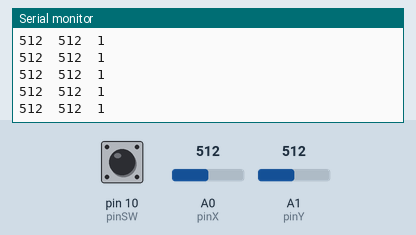
Recording of a sketch running on a simulated Arduino Uno, built with avr-gcc and run on an emulated ATmega328P. Shown: the last lines printed to the serial monitor. The inputs (shaded band) are chosen by the test bench; at power-on: A0 (pinX) = 512, A1 (pinY) = 512, pin 10 (pinSW) HIGH.

Above: at 1.2 s.
1.3 s: A0 (pinX) set to 716
At 1.31 s:
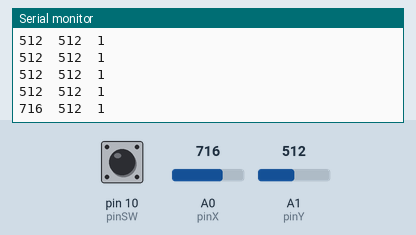
2.8 s: A1 (pinY) set to 716
At 2.82 s:
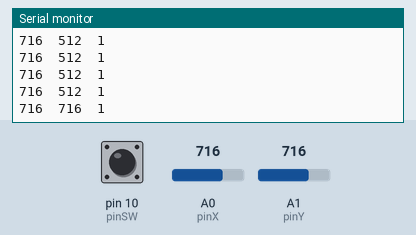
4.3 s: pin 10 (pinSW) pulled LOW for 0.15 s
At 4.33 s:
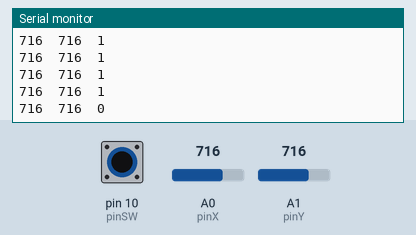
5.9 s: A0 (pinX) set to 900
At 5.94 s:
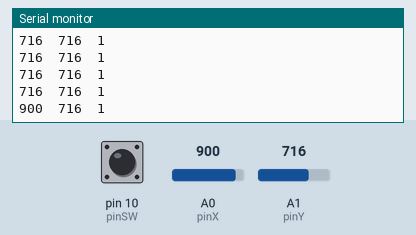
7.4 s: A1 (pinY) set to 1023
At 7.45 s:
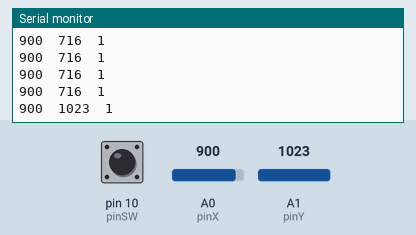
10.4 s: pin 10 (pinSW) pulled LOW for 1 s
At 10.47 s:
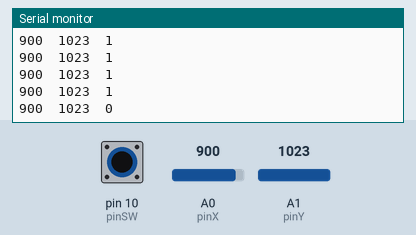
Timing chart, 0 to 13.4 s (numbered marks = the images above; inputs shaded):
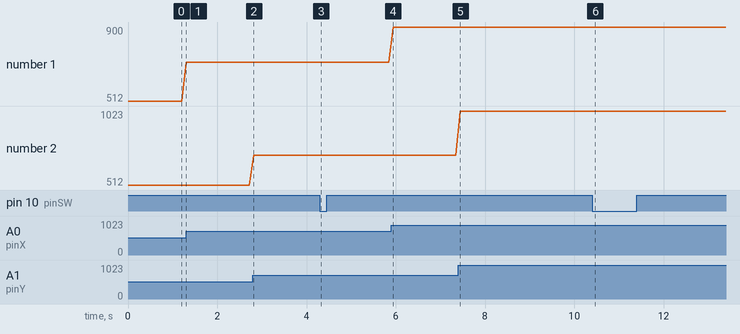

Measured:
- after the input at 1.3 s, the serial monitor: prints a new line at once (image 1)
- after the input at 2.8 s, the serial monitor: prints a new line at once (image 2)
- after the input at 4.3 s, the serial monitor: prints a new line at once (image 3)
- after the input at 5.9 s, the serial monitor: prints a new line at once (image 4)
- after the input at 7.4 s, the serial monitor: prints a new line after 0.05 s (image 5)
- after the input at 10.4 s, the serial monitor: prints a new line after 0.07 s (image 6)
- plotted number 1: 512 → 716 after the input at 1.3 s, 716 → 900 after the input at 5.9 s
- plotted number 2: 716 → 1023 after the input at 7.4 s

The sketch:

example3-joystick.ino
```cpp
const int pinX = A0;
const int pinY = A1;
const int pinSW = 10;

int switchValue = 0, xValue = 0, yValue = 0;

void setup() {
  pinMode(pinX, INPUT);
  pinMode(pinY, INPUT);
  pinMode(pinSW, INPUT_PULLUP);
  Serial.begin(9600);
}

void loop() {
  xValue = analogRead(pinX);
  yValue = analogRead(pinY);
  switchValue = digitalRead(pinSW);

  Serial.print(xValue);
  Serial.print("  ");
  Serial.print(yValue);
  Serial.print("  ");
  Serial.println(switchValue);
  delay(100);
}
```
